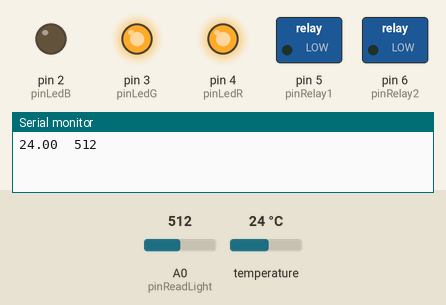
Recording of a sketch running on a simulated Arduino Uno, built with avr-gcc and run on an emulated ATmega328P. On the bench: switched loads named in the sketch (green lamp = pin HIGH), output pins drawn as LEDs (lit = HIGH), the last lines printed to the serial monitor. The test bench sets the inputs (shaded band); at power-on: temperature 24 °C, A0 (pinReadLight) = 512.

Above: at 1.7 s.
1.8 s: temperature set to 34.3 °C
3.4 s: temperature set to 35.6 °C
At 4.9 s:
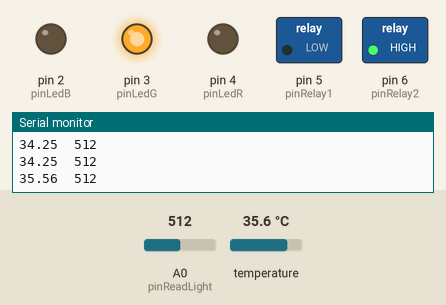
5.7 s: A0 (pinReadLight) set to 889
7.6 s: A0 (pinReadLight) set to 915
At 9.1 s:
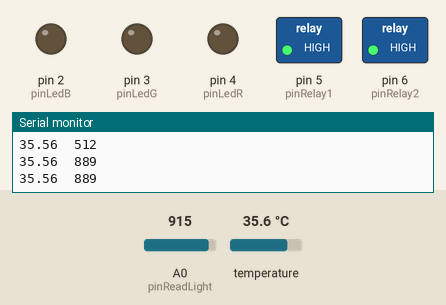
9.8 s: temperature set to 20.7 °C
11.3 s: temperature set to 19.2 °C
At 12.6 s:
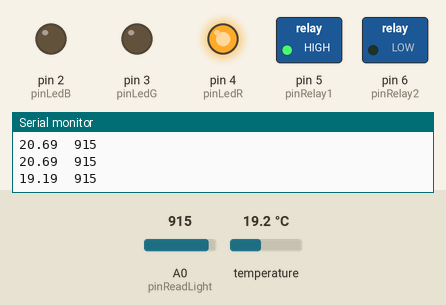
Timing chart, 0 to 14.3 s (numbered marks = the images above; inputs shaded):
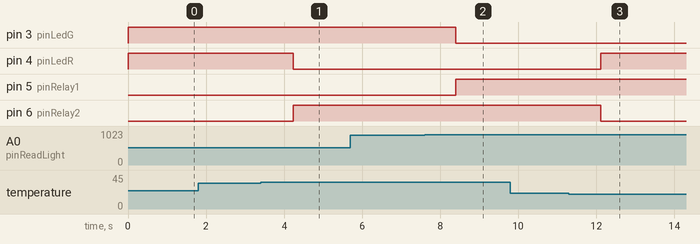

Measured:
- the behaviour switches between 35 and 35.1 °C on temperature (found by bisection; images 0 and 1)
- the behaviour switches between 900 and 901 on A0 (pinReadLight) (found by bisection; images 1 and 2)
- the behaviour switches between 20 and 19.9 °C on temperature (found by bisection; images 2 and 3)
- after the input at 3.4 s, pin 4 (pinLedR): HIGH → LOW after 0.83 s; pin 6 (pinRelay2): LOW → HIGH after 0.83 s
- after the input at 7.6 s, pin 3 (pinLedG): HIGH → LOW after 0.79 s; pin 5 (pinRelay1): LOW → HIGH after 0.79 s
- after the input at 11.3 s, pin 4 (pinLedR): LOW → HIGH after 0.81 s; pin 6 (pinRelay2): HIGH → LOW after 0.81 s

The sketch:

lightrelay.ino
```cpp
// Function
//      Control LEDs and 2-way relay with Light sensor
// Library
//      sudo apt-get install arduino-core
//      cd /usr/share/arduino/libraries/
//      git clone https://github.com/PaulStoffregen/OneWire
//      git clone https://github.com/milesburton/Arduino-Temperature-Control-Library DallasTemperature
//
// Reference
//      http://www.geek-workshop.com/thread-1340-1-1.html
//      http://www.instructables.com/id/DS18B20-temperature-probe-with-LCD/?ALLSTEPS
// Connection
//      Light Sensor: Gnd->10KOhm->LS->5V;
//                               |->A0.
//      Temperature Sensor - DS18B20: Vcc->5V(Arduino);
//                                    Gnd->Gnd(Arduino);
//                                    Data->4.7KOhm->5V(Arduino);
//                                        |->D7.
//      LED: Gnd->330Ohm->pinLedB->D2;
//           Gnd->330Ohm->pinLedG->D3;
//           Gnd->330Ohm->pinLedR->D4.
//      Relay module->Arduino: Gnd->Gnd(Arduino); In1->D5; In2->D6; Vcc->5V.
//      Relay module->Power switcher: NO1->AC PowerA1; NO2->AC PowerA2.
//      Relay module->Power switcher: COM1->COM2->AC PowerB.
// Tested
//      arduino uno/nano328
#include <OneWire.h>
#include <DallasTemperature.h>

#define BAUDRATE 9600

#define pinLedB 2 // no use for now
#define pinLedG 3 // oxygen supply
#define pinLedR 4 // heater
#define pinRelay1 5
#define pinRelay2 6
#define pinDS18B20 7 // one wire bus
#define pinReadLight A0

int Relay1 = LOW; // LOW for ON
int Relay2 = LOW; // LOW for ON
int lightValue = 0;
float temperature = 0.0;

OneWire oneWire(pinDS18B20);
DallasTemperature sensors(&oneWire);

void setup()
{
    Serial.begin(BAUDRATE);

    pinMode(pinLedR, OUTPUT);
    pinMode(pinLedG, OUTPUT);
    pinMode(pinLedB, OUTPUT);
    pinMode(pinRelay1, OUTPUT);
    pinMode(pinRelay2, OUTPUT);

    digitalWrite(pinLedR, HIGH);
    digitalWrite(pinLedG, HIGH);
    digitalWrite(pinLedB, LOW);

    digitalWrite(pinRelay1, Relay1);
    digitalWrite(pinRelay2, Relay2);
    //Serial.println("# Init oxygen on");

    // Start up the library
    sensors.begin();

    delay(500);
    //Serial.println("# Init heater on");
}

void loop()
{
    // Get light sensor data
    lightValue = analogRead(pinReadLight);

    // Control relay-1 with light sensor
    // On: >950, Off: <700
    if (lightValue > 900 && Relay1 == LOW) {
        Relay1 = HIGH;
        digitalWrite(pinRelay1, Relay1);
        digitalWrite(pinLedG, LOW);
        //Serial.println("# Light>900 oxygen off");
    } else if (lightValue < 700 && Relay1 == HIGH) {
        Relay1 = LOW;
        digitalWrite(pinRelay1, Relay1);
        digitalWrite(pinLedG, HIGH);
        //Serial.println("# Light<700 oxygen on");
    }

    // Send get-temperatures command
    sensors.requestTemperatures();
    // Get temperature sensor data at device 0
    temperature = sensors.getTempCByIndex(0);

    // Control relay-2 with temperature
    // On: <30.0, Off: >35.0
    if (temperature > 35.0 && Relay2 == LOW) {
        Relay2 = HIGH;
        digitalWrite(pinRelay2, Relay2);
        digitalWrite(pinLedR, LOW);
        //Serial.println("# temp>35d heater off");
    } else if (temperature < 20.0 && Relay2 == HIGH) {
        Relay2 = LOW;
        digitalWrite(pinRelay2, Relay2);
        digitalWrite(pinLedR, HIGH);
        //Serial.println("# temp<35d heater on");
    }

    // Write sensor data to serial port
    Serial.print(temperature);
    Serial.write('\t');
    Serial.println(lightValue);

    delay(220);
}
```
